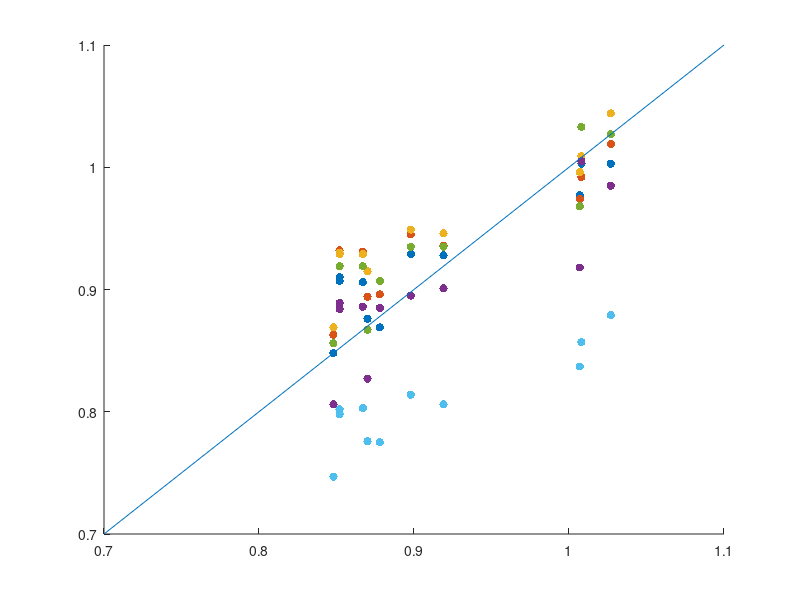
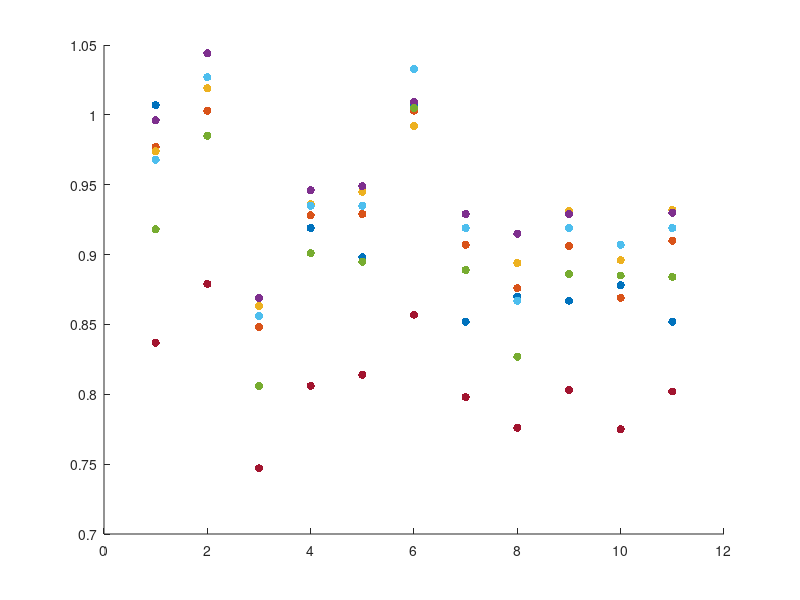

Source code (MATLAB) for these figures, in order: (Note: this script raises an error after producing the figures.)
% 12.3.18
% Data from Mark compared to Wang 2009, based on:
% 180221 Equilibrium Isotopic Fractionation - Liu 2.

% Molecules (each line in aeq):
% 2,2,6-trimethylcyclohexanone
% 2,4-dimethyl3pentanone
% 2-heptanone
% 2-methyl3hexanone
% 2-methylcyclohexanone
% 3,5-dimethyl4heptanone
% 3-methylcyclohexanone
% 4-heptanone
% 4-methylcyclohexanone
% 9-nonanone (5-nonanone)
% cyclohexanone

% Methods (each column in aeq)
% 1. Wang (exp)
% 2. Wang (calc) 
% 3. M06-L (gp) 
% 4. M06-L (SMD) 
% 5. SOGGA11 (gp) 
% 6. OLYP (gp) 
% 7. M11-L (gp)
% 8. Experimental uncertainties

aeq = ...
[1.007 1.054 0.974 0.996 0.918 0.968 0.837 0.026;
 1.027 1.082 1.019 1.044 0.985 1.027 0.879 0.011;
 0.848 0.915 0.863 0.869 0.806 0.856 0.747 0.030;
 0.919 1.001 0.936 0.946 0.901 0.935 0.806 0.006;
 0.898 1.002 0.945 0.949 0.895 0.935 0.814 0.007;
 1.008 1.082 0.992 1.009 1.005 1.033 0.857 0.016;
 0.852 0.978 0.929 0.929 0.889 0.919 0.798 0.005;
 0.870 0.945 0.894 0.915 0.827 0.867 0.776 0.022;
 0.867 0.978 0.931 0.929 0.886 0.919 0.803 0.010;
 0.878 0.937 0.896 NaN   0.885 0.907 0.775 0.012;
 0.852 0.981 0.932 0.930 0.884 0.919 0.802 0.011];

aeq(:,2) = [0.977;
1.003;
0.848;
0.928;
0.929;
1.003;
0.907;
0.876;
0.906;
0.869;
0.910]; % a manual correction I added, I think there's an error in Mark's 
        % calculations for the beta of water he uses.

h1 = figure;
set(h1,'units','centimeters','position',[20 10 10 8])
for i = 2:7
    scatter(aeq(:,1),aeq(:,i),'filled')
    hold on
end
hold on
% line([min(min(aeq))-0.05 max(max(aeq))+0.05],[min(min(aeq))-0.05 max(max(aeq))+0.05])
% xlim([min(min(aeq(:,1)))-0.05 max(max(aeq(:,1)))+0.05])
% ylim([min(min(aeq))-0.05 max(max(aeq))+0.05])
xlim([0.7 1.1])
ylim([0.7 1.1])
line([0.7 1.1],[0.7 1.1])

h2 = figure;
set(h2,'units','centimeters','position',[20 10 10 8])
x = repmat(linspace(1,11,11),7,1);
for i = 1:7
    scatter(x(i,:),aeq(:,i),'filled')
%     plot(x(i,:),aeq(:,i))
    hold on
end
errorbar(linspace(1,11,11),aeq(:,1),aeq(:,8),'LineStyle','none')
xlim([0 12])
ylabel('1000$\times$ln$\alpha$(Org-H$_2$O$_{(\mathrm{liq})}$)','interpreter','latex')
legend('Wang 09 Exp','Wang 09 B3LYP','M06-L (gp)','M06-L (SMD)','SOGGA11 (gp)','OLYP (gp)','M11-L (gp)','Location','best')
legend('boxoff')




